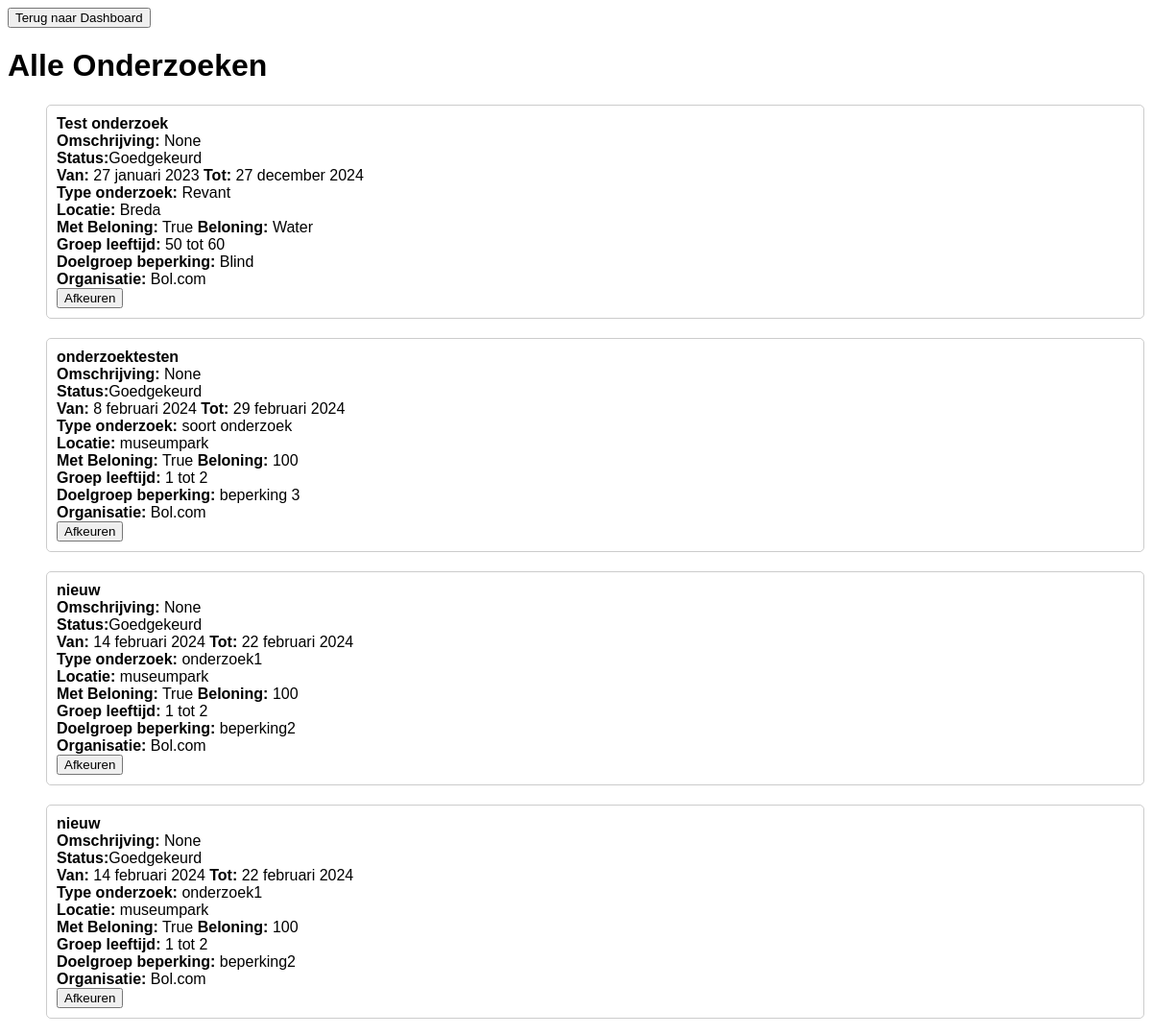
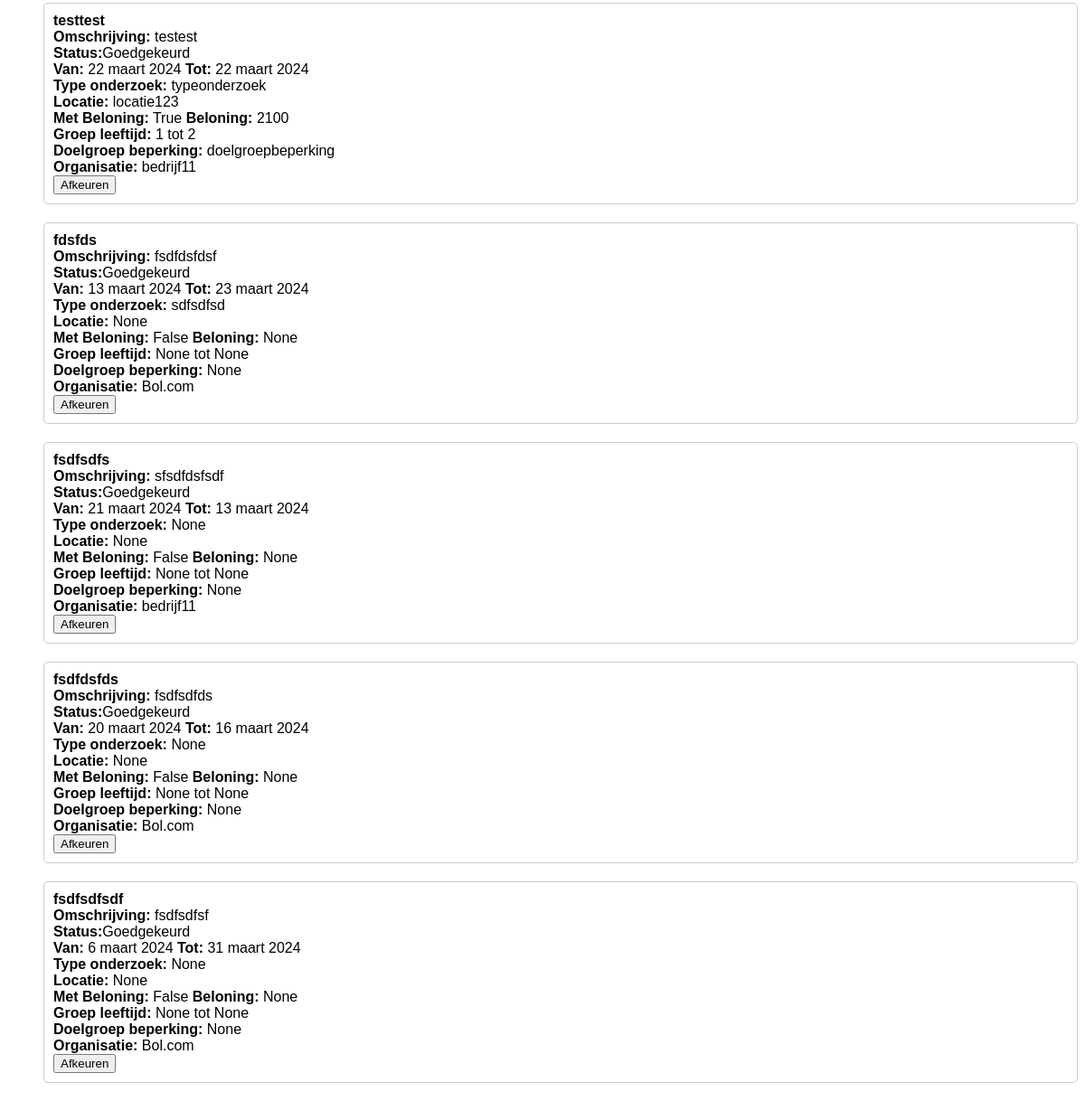
The app's page /beheerders/onderzoeksvragen/, older data (2 pictures, top to bottom).
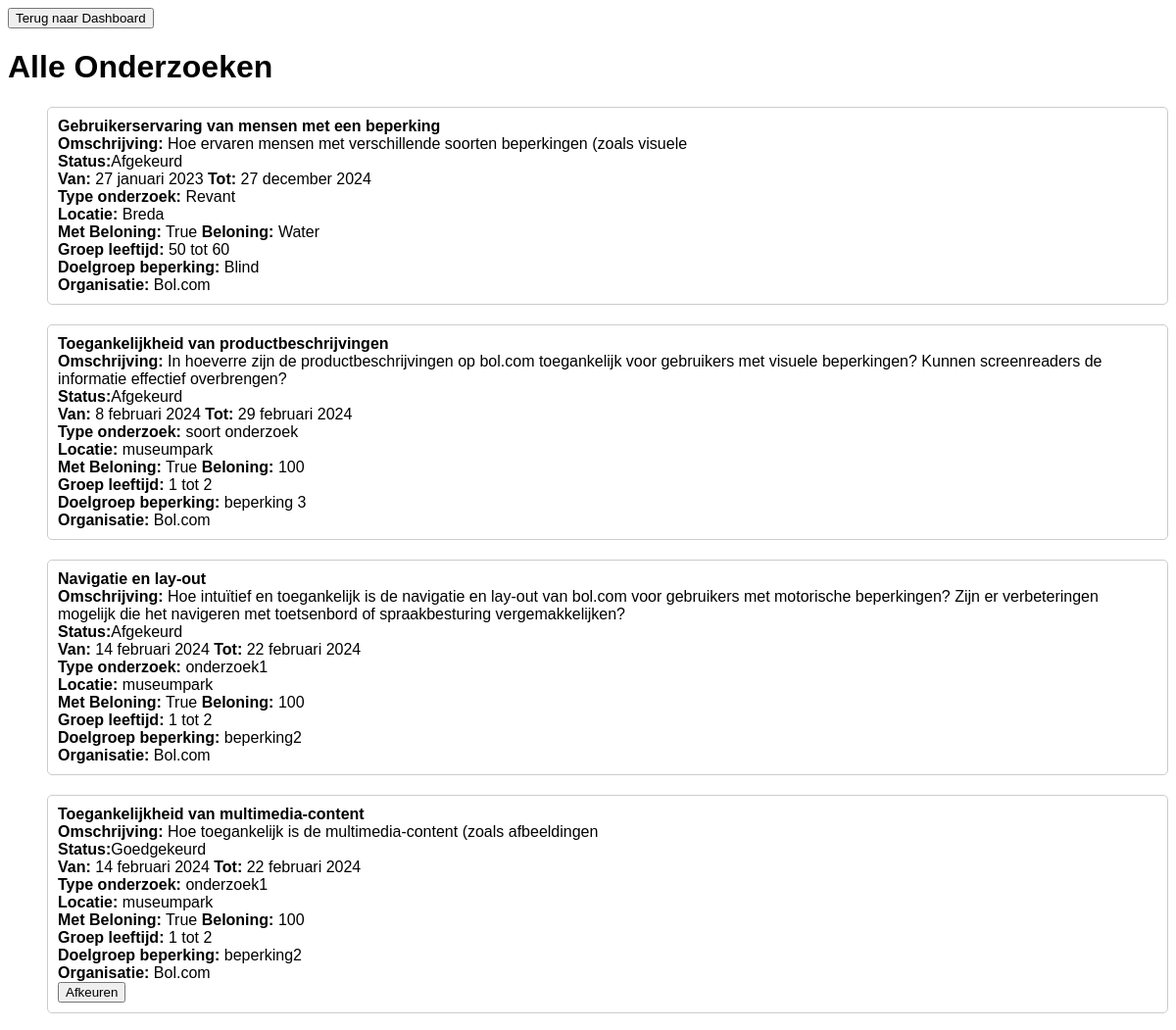
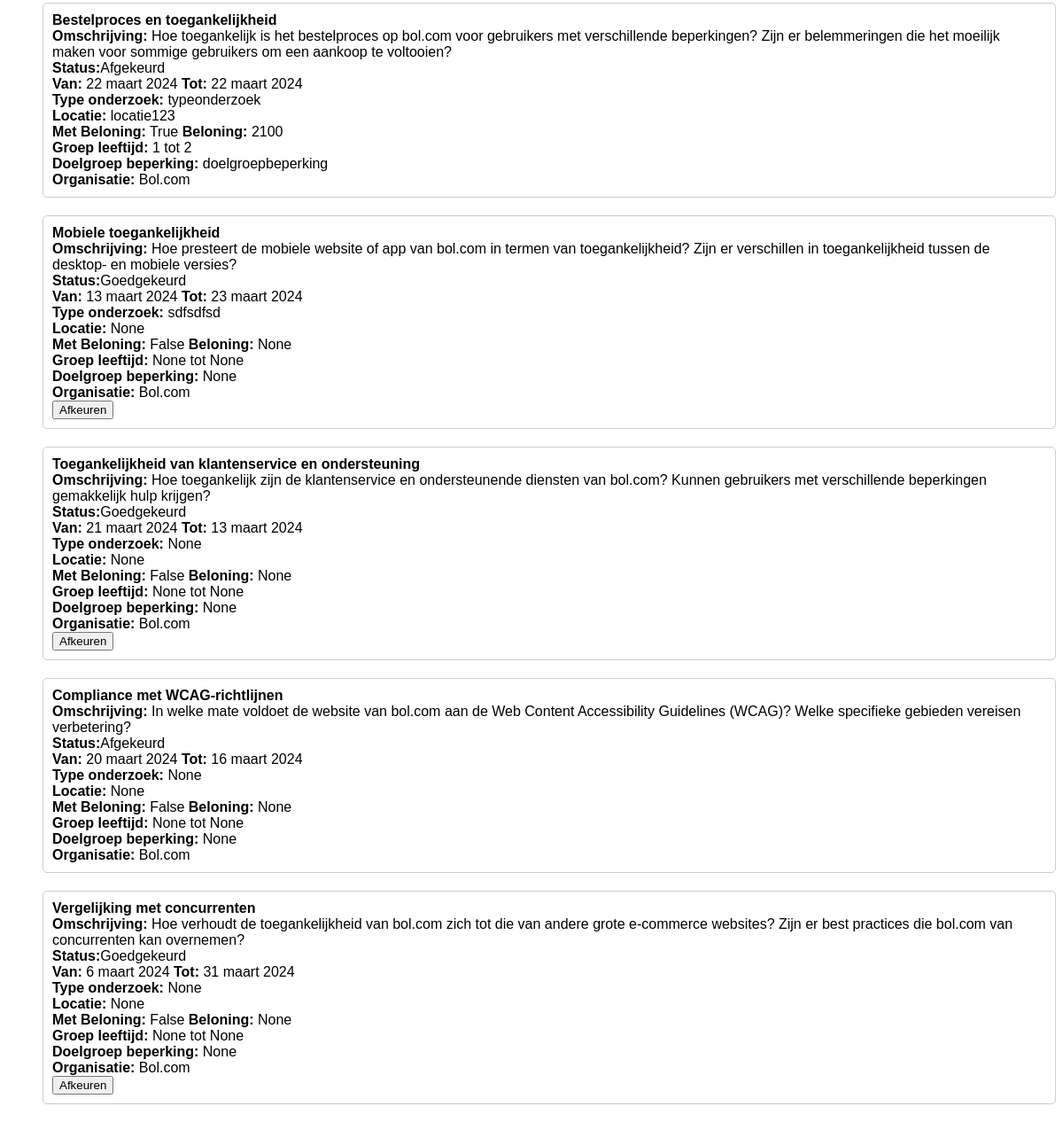
The same page, newer data (2 pictures, top to bottom).
### core/models.py (models this page shows, shortened)
class Onderzoek(models.Model):
    onderzoek_id = models.AutoField(primary_key=True)
    titel = models.CharField(max_length=255)
    omschrijving = models.TextField(blank=True, null=True)
    status = models.CharField(max_length=50, blank=True, null=True)
    beschikbaar = models.BooleanField(default=True)
    datum_vanaf = models.DateField(blank=True, null=True)
    datum_tot = models.DateField(blank=True, null=True)
    type_onderzoek = models.CharField(max_length=50, blank=True, null=True)
    locatie = models.CharField(max_length=255, blank=True, null=True)
    met_beloning = models.BooleanField(default=False)
    beloning = models.CharField(max_length=255, blank=True, null=True)
    doelgroep_leeftijd_van = models.IntegerField(blank=True, null=True)
    doelgroep_leeftijd_tot = models.IntegerField(blank=True, null=True)
    doelgroep_beperking = models.CharField(max_length=255, blank=True, null=True)
    organisatie = models.ForeignKey(Organisaties, on_delete=models.CASCADE)
    class Meta:
        db_table = 'Onderzoek'

class Organisaties(models.Model):
    organisatie_id = models.AutoField(primary_key=True)
    naam = models.CharField(max_length=255)
    type = models.CharField(max_length=255, blank=True, null=True)
    website = models.URLField(blank=True, null=True)
    beschrijving = models.TextField(blank=True, null=True)
    contactpersoon = models.CharField(max_length=255, blank=True, null=True)
    email = models.EmailField(blank=True, null=True)
    telefoonnummer = models.CharField(max_length=20, blank=True, null=True)
    overige_details = models.TextField(blank=True, null=True)
    api_key = models.CharField(max_length=255, blank=True, null=True)
    class Meta:
        db_table = 'organisaties'

### beheerders/views.py (the view)
# urls.py: path('onderzoeksvragen/', views.onderzoeksvragen, name='onderzoeksvragen'),
def onderzoeksvragen(request):
    onderzoeken = Onderzoek.objects.all()
    return render(request, 'onderzoeksvragen.html', {'onderzoeken': onderzoeken})

### beheerders/templates/onderzoeksvragen.html (shortened to what this page needs)
<!DOCTYPE html>
<html lang="nl">
<head>
    {% load static %}
</head>
<body>
<button onclick="location.href='{% url 'dashboard_beheer' %}';" class="terug-knop">Terug naar Dashboard</button>
    <h1>Alle Onderzoeken</h1>
    <ul>
        {% for onderzoek in onderzoeken %}
            <li id="onderzoek-item-{{ onderzoek.pk }}">
                <strong>{{ onderzoek.titel }}</strong><br>
                <strong>Omschrijving:</strong> {{ onderzoek.omschrijving }}<br>
                <strong>Status:</strong><span id="status-{{ onderzoek.pk }}">{{ onderzoek.status }}</span><br>
                <strong>Van:</strong> {{ onderzoek.datum_vanaf }} <strong>Tot:</strong> {{ onderzoek.datum_tot }}<br>
                <strong>Type onderzoek:</strong> {{ onderzoek.type_onderzoek }}<br>
                <strong>Locatie:</strong> {{ onderzoek.locatie }}<br>
                <strong>Met Beloning:</strong> {{ onderzoek.met_beloning }} <strong>Beloning:</strong> {{ onderzoek.beloning }}<br>
                <strong>Groep leeftijd:</strong> {{ onderzoek.doelgroep_leeftijd_van }} tot {{ onderzoek.doelgroep_leeftijd_tot }}<br>
                <strong>Doelgroep beperking:</strong> {{ onderzoek.doelgroep_beperking }}<br>
                <strong>Organisatie:</strong> {{ onderzoek.organisatie.naam }}<br>
                {% if onderzoek.status == 'Goedgekeurd' %}
                    <button id="afkeur-knop-{{ onderzoek.pk }}" onclick="afkeuren(event, {{ onderzoek.pk }})">Afkeuren</button>
                {% endif %}
            </li>
        {% empty %}
            <li>Geen onderzoeken gevonden.</li>
        {% endfor %}
    </ul>
</body>
</html>

Row changes from the older to the newer data that the page shows:
changed Onderzoek "Revant": titel "Test onderzoek" → "Gebruikerservaring van mensen met een beperking"; omschrijving "None" → "Hoe ervaren mensen met verschillende soorten beperkingen (zoals visuele"; status "Goedgekeurd" → "Afgekeurd"; no longer shows "Afkeuren"
changed Onderzoek "soort onderzoek": titel "onderzoektesten" → "Toegankelijkheid van productbeschrijvingen"; omschrijving "None" → "In hoeverre zijn de productbeschrijvingen op bol.com toegankelijk voor gebruikers met visuele beperkingen? Kunnen screenreaders de informatie effectief overbrengen?"; status "Goedgekeurd" → "Afgekeurd"; no longer shows "Afkeuren"
changed Onderzoek: titel "nieuw" → "Navigatie en lay-out"; omschrijving "None" → "Hoe intuïtief en toegankelijk is de navigatie en lay-out van bol.com voor gebruikers met motorische beperkingen? Zijn er verbeteringen mogelijk die het navigeren met toetsenbord of spraakbesturing vergemakkelijken?"; status "Goedgekeurd" → "Afgekeurd"; no longer shows "Afkeuren"
changed Onderzoek: titel "nieuw" → "Toegankelijkheid van multimedia-content"; omschrijving "None" → "Hoe toegankelijk is de multimedia-content (zoals afbeeldingen"
changed Onderzoek "typeonderzoek": titel "testtest" → "Bestelproces en toegankelijkheid"; omschrijving "testest" → "Hoe toegankelijk is het bestelproces op bol.com voor gebruikers met verschillende beperkingen? Zijn er belemmeringen die het moeilijk maken voor sommige gebruikers om een aankoop te voltooien?"; status "Goedgekeurd" → "Afgekeurd"; organisatie.naam "bedrijf11" → "Bol.com"; no longer shows "Afkeuren"
changed Onderzoek "sdfsdfsd": titel "fdsfds" → "Mobiele toegankelijkheid"; omschrijving "fsdfdsfdsf" → "Hoe presteert de mobiele website of app van bol.com in termen van toegankelijkheid? Zijn er verschillen in toegankelijkheid tussen de desktop- en mobiele versies?"
changed Onderzoek: titel "fsdfsdfs" → "Toegankelijkheid van klantenservice en ondersteuning"; omschrijving "sfsdfdsfsdf" → "Hoe toegankelijk zijn de klantenservice en ondersteunende diensten van bol.com? Kunnen gebruikers met verschillende beperkingen gemakkelijk hulp krijgen?"; organisatie.naam "bedrijf11" → "Bol.com"
changed Onderzoek: titel "fsdfdsfds" → "Compliance met WCAG-richtlijnen"; omschrijving "fsdfsdfds" → "In welke mate voldoet de website van bol.com aan de Web Content Accessibility Guidelines (WCAG)? Welke specifieke gebieden vereisen verbetering?"; status "Goedgekeurd" → "Afgekeurd"; no longer shows "Afkeuren"
changed Onderzoek: titel "fsdfsdfsdf" → "Vergelijking met concurrenten"; omschrijving "fsdfsdfsf" → "Hoe verhoudt de toegankelijkheid van bol.com zich tot die van andere grote e-commerce websites? Zijn er best practices die bol.com van concurrenten kan overnemen?"
